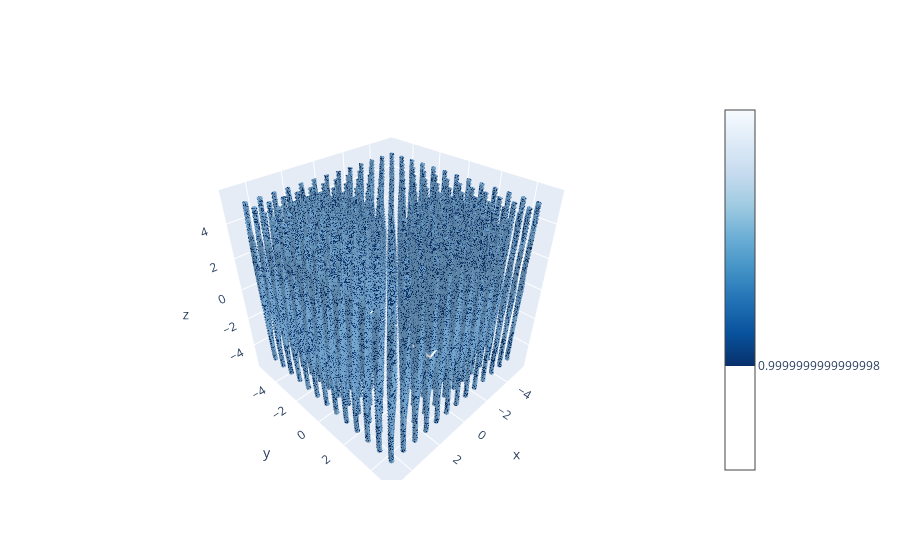

Notebook code for this chart:
### Markdown cell above
## 3D

### Code cell
if show_3d:
    decimate3d = 2*decimate
    xx = smarter_reshape(coor[0], co_resolution)[::decimate3d, ::decimate3d, :].flatten()
    yy = smarter_reshape(coor[1], co_resolution)[::decimate3d, ::decimate3d, :].flatten()
    zz = smarter_reshape(coor[2], co_resolution)[::decimate3d, ::decimate3d, :].flatten()
    vx = field[0, ::decimate3d, ::decimate3d, :].flatten()
    vy = field[1, ::decimate3d, ::decimate3d, :].flatten()
    vz = field[2, ::decimate3d, ::decimate3d, :].flatten()
    phi_ = phi[::decimate3d, ::decimate3d, :].flatten()

    fig = go.Figure()

    fig = go.Figure(
        data=go.Cone(
            x=xx,
            y=yy,
            z=zz,
            u=vx,
            v=vy,
            w=vz,
            colorscale='Blues_r',
            sizemode="absolute",
            sizeref=3
        )
    )

    fig.update_layout(
        scene=dict(
            aspectmode="manual",
            aspectratio=dict(x=1, y=co_size[1]/co_size[0], z=co_size[2]/co_size[0])
        )
    )

    fig.show()

### Figure 1 — Plotly figure (JSON) as saved in the notebook; plotly's stock layout.template omitted (floating-point values rounded to 4 significant figures; data arrays with more than 128 entries replaced by an {"elided": "..."} marker saying what was removed)
{"data": [{"colorscale": [[0, "rgb(8,48,107)"], [0.125, "rgb(8,81,156)"], [0.25, "rgb(33,113,181)"], [0.375, "rgb(66,146,198)"], [0.5, "rgb(107,174,214)"], [0.625, "rgb(158,202,225)"], [0.75, "rgb(198,219,239)"], [0.875, "rgb(222,235,247)"], [1, "rgb(247,251,255)"]], "sizemode": "absolute", "sizeref": 3, "type": "cone", "u": {"elided": "8619 float values"}, "v": {"elided": "8619 float values"}, "w": {"elided": "8619 float values"}, "x": {"elided": "8619 float values"}, "y": {"elided": "8619 float values"}, "z": {"elided": "8619 float values"}}], "layout": {"scene": {"aspectmode": "manual", "aspectratio": {"x": 1, "y": 1, "z": 1}}}}
